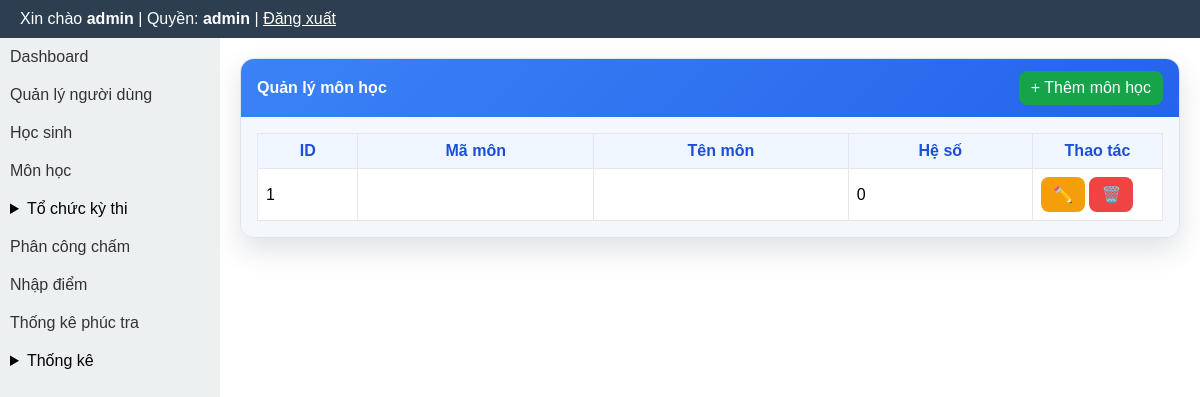
Page /modules/subjects/index.php (signed in) on the earlier database version.
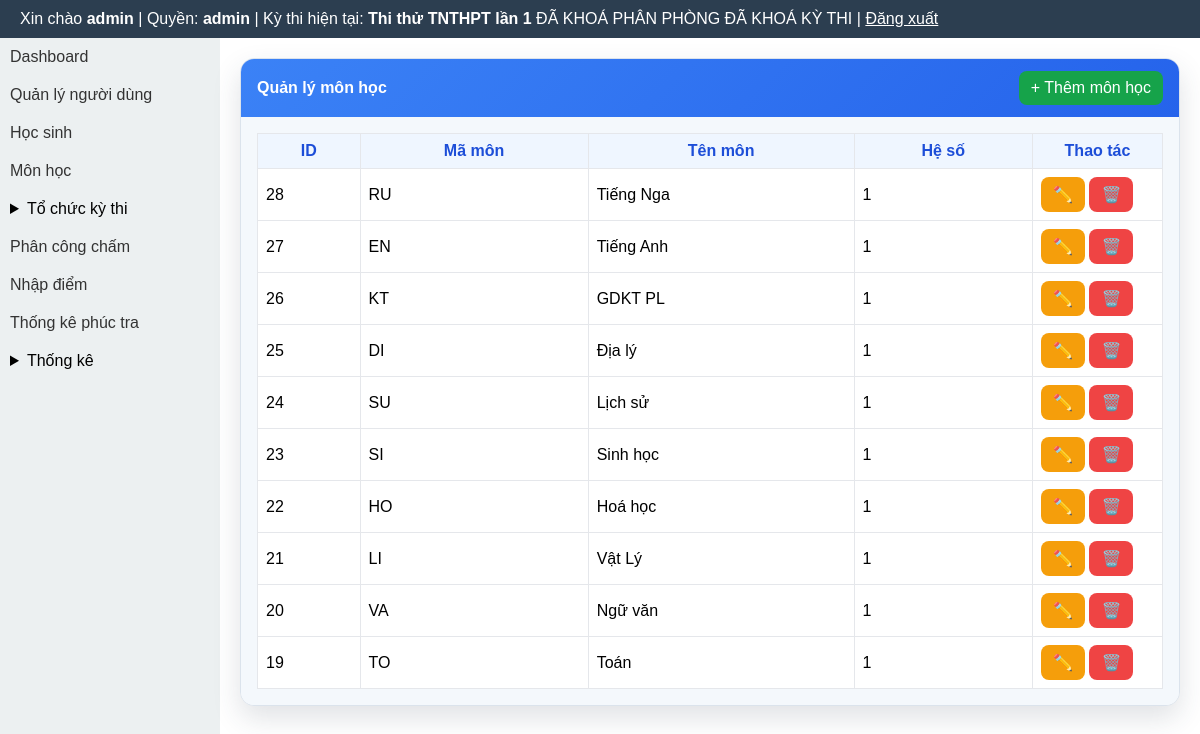
Same page on the later database version.
### tables this page shows
CREATE TABLE subjects (
  id INTEGER PRIMARY KEY AUTOINCREMENT,
  ma_mon TEXT UNIQUE,
  ten_mon TEXT,
  he_so REAL
);

CREATE TABLE exams (
  id INTEGER PRIMARY KEY AUTOINCREMENT,
  ten_ky_thi TEXT,
  nam INTEGER,
  ngay_thi TEXT
, is_default INTEGER DEFAULT 0, deleted_at TEXT, distribution_locked INTEGER DEFAULT 0, rooms_locked INTEGER DEFAULT 0, exam_locked INTEGER DEFAULT 0, scoring_closed INTEGER DEFAULT 0, exam_mode INTEGER DEFAULT 1, is_locked INTEGER DEFAULT 0, is_score_entry_locked INTEGER DEFAULT 0, is_score_published INTEGER DEFAULT 0, is_recheck_open INTEGER DEFAULT 0);

### layout/header.php (called while the page is built, shortened)
<?php
require_once BASE_PATH . '/templates/header.php';

### core/auth.php (called while the page is built, shortened)
<?php
function normalize_role(?string $role): string {
    $normalized = strtolower(trim((string) $role));
    return match ($normalized) {
        'score_entry', 'score-input', 'score_input', 'nhapdiem', 'nhap_diem' => 'scorer',
        'exam_manager', 'quanlythi', 'exam-manager' => 'organizer',
        default => $normalized,
    };
}
function current_user_role(): string {
    $sessionRole = $_SESSION['role'] ?? null;
    if (is_string($sessionRole) && trim($sessionRole) !== '') {
        return normalize_role($sessionRole);
    }
    $userRole = $_SESSION['user']['role'] ?? null;
    return normalize_role(is_string($userRole) ? $userRole : '');
}

### layout/sidebar.php (called while the page is built, shortened)
<?php
require_once BASE_PATH . '/templates/sidebar.php';

### layout/footer.php (called while the page is built, shortened)
<?php
require_once BASE_PATH . '/templates/footer.php';

### modules/exams/exam_context_helper.php (called while the page is built, shortened)
<?php
function ensureExamLockColumns(PDO $pdo): void
{
    $cols = array_column($pdo->query('PRAGMA table_info(exams)')->fetchAll(PDO::FETCH_ASSOC), 'name');
}
function getCurrentExam(): ?array
{
    global $pdo;
    $cols = array_column($pdo->query('PRAGMA table_info(exams)')->fetchAll(PDO::FETCH_ASSOC), 'name');
    $hasDeletedAt = in_array('deleted_at', $cols, true);
    $activeWhere = $hasDeletedAt ? '(deleted_at IS NULL OR trim(deleted_at) = "")' : '1=1';
    $defaultStmt = $pdo->query('SELECT * FROM exams WHERE ' . $activeWhere . ' AND is_default = 1 ORDER BY id DESC LIMIT 1');
    $defaultExam = $defaultStmt ? $defaultStmt->fetch(PDO::FETCH_ASSOC) : false;
    if (is_array($defaultExam)) {
        return $defaultExam;
    }
    $countStmt = $pdo->query('SELECT COUNT(*) FROM exams WHERE ' . $activeWhere);
    $activeCount = (int) ($countStmt ? $countStmt->fetchColumn() : 0);
    if ($activeCount !== 1) {
        return null;
    }
}
function getCurrentExamInfo(): ?array
{
    $exam = getCurrentExam();
    if (!$exam) {
        return null;
    }
    global $pdo;
    ensureExamLockColumns($pdo);
    return [
        'id' => (int) ($exam['id'] ?? 0),
        'ten_ky_thi' => (string) ($exam['ten_ky_thi'] ?? ''),
        'distribution_locked' => (int) ($exam['distribution_locked'] ?? 0),
        'rooms_locked' => (int) ($exam['rooms_locked'] ?? 0),
        'exam_locked' => (int) ($exam['exam_locked'] ?? 0),
    ];
}

### modules/subjects/index.php (the view, shortened to what this page needs)
<?php
require_once BASE_PATH . '/core/auth.php';
require_once BASE_PATH . '/core/db.php';
$stmt = $pdo->query('SELECT id, ma_mon, ten_mon, he_so FROM subjects ORDER BY id DESC');
$subjects = $stmt->fetchAll(PDO::FETCH_ASSOC);
require_once BASE_PATH . '/layout/header.php';
?>
<div class="subjects-layout">
    <?php require_once BASE_PATH . '/layout/sidebar.php'; ?>
    <div class="subjects-main">
        <div class="panel">
            <div class="panel-head">
                <strong>Quản lý môn học</strong>
                <a class="btn btn-success" href="<?= BASE_URL ?>/modules/subjects/create.php">+ Thêm môn học</a>
            </div>
            <div class="panel-body">
                <table>
                    <thead>
                        <tr>
                            <th>ID</th>
                            <th>Mã môn</th>
                            <th>Tên môn</th>
                            <th>Hệ số</th>
                            <th style="width:130px;">Thao tác</th>
                        </tr>
                    </thead>
                    <tbody>
                        <?php if (empty($subjects)): ?>
                            <tr><td colspan="5" style="text-align:center;">Chưa có môn học.</td></tr>
                        <?php else: ?>
                            <?php foreach ($subjects as $subject): ?>
                                <tr>
                                    <td><?= (int) $subject['id'] ?></td>
                                    <td><?= htmlspecialchars($subject['ma_mon'], ENT_QUOTES, 'UTF-8') ?></td>
                                    <td><?= htmlspecialchars($subject['ten_mon'], ENT_QUOTES, 'UTF-8') ?></td>
                                    <td><?= htmlspecialchars((string) $subject['he_so'], ENT_QUOTES, 'UTF-8') ?></td>
                                    <td>
                                        <a class="btn btn-warning" href="<?= BASE_URL ?>/modules/subjects/edit.php?id=<?= (int) $subject['id'] ?>" title="Sửa">✏️</a>
                                        <a class="btn btn-danger" href="<?= BASE_URL ?>/modules/subjects/delete.php?id=<?= (int) $subject['id'] ?>" title="Xóa">🗑️</a>
                                    </td>
                                </tr>
                            <?php endforeach; ?>
                        <?php endif; ?>
                    </tbody>
                </table>
            </div>
        </div>
    </div>
</div>
<?php require_once BASE_PATH . '/layout/footer.php'; ?>

### templates/header.php (shortened to what this page needs)
<?php
require_once BASE_PATH . '/core/auth.php';
$currentExamInfo = null;
$role = function_exists('current_user_role') ? current_user_role() : strtolower(trim((string) ($_SESSION['role'] ?? $_SESSION['user']['role'] ?? '')));
if (in_array($role, ['admin', 'organizer'], true)) {
    require_once BASE_PATH . '/core/db.php';
    require_once BASE_PATH . '/modules/exams/exam_context_helper.php';
    $currentExamInfo = getCurrentExamInfo();
}
$role = $role ?? (function_exists('current_user_role') ? current_user_role() : '');
$currentExamInfo = $currentExamInfo ?? null;
?>
<!DOCTYPE html>
<html lang="vi">
<head>
</head>
<body>
<div class="header">
    Xin chào <b><?= $_SESSION['user']['username'] ?></b>
    | Quyền: <b><?= htmlspecialchars((string) $role, ENT_QUOTES, 'UTF-8') ?></b>
    <?php if ($currentExamInfo !== null): ?>
        | Kỳ thi hiện tại: <b><?= htmlspecialchars((string) $currentExamInfo['ten_ky_thi'], ENT_QUOTES, 'UTF-8') ?></b>
        <?php if (($currentExamInfo['distribution_locked'] ?? 0) === 1 || ($currentExamInfo['rooms_locked'] ?? 0) === 1): ?>
            <span class="badge bg-danger">ĐÃ KHOÁ PHÂN PHÒNG</span>
        <?php endif; ?>
        <?php if (($currentExamInfo['exam_locked'] ?? 0) === 1): ?>
            <span class="badge bg-dark">ĐÃ KHOÁ KỲ THI</span>
        <?php endif; ?>
    <?php endif; ?>
    | <a href="<?= BASE_URL ?>/logout.php" style="color:#fff">Đăng xuất</a>
</div>

### templates/sidebar.php (shortened to what this page needs)
<div class="sidebar">
<ul>
<?php $role = function_exists('current_user_role') ? current_user_role() : strtolower(trim((string) ($_SESSION['role'] ?? $_SESSION['user']['role'] ?? ''))); ?>
<li><a href="<?= BASE_URL ?>/index.php">Dashboard</a></li>
<?php if ($role === 'admin'): ?>
    <li><a href="<?= BASE_URL ?>/modules/users/">Quản lý người dùng</a></li>
    <li><a href="<?= BASE_URL ?>/modules/students/">Học sinh</a></li>
    <li><a href="<?= BASE_URL ?>/modules/subjects/">Môn học</a></li>
<?php endif; ?>
<?php if (in_array($role, ['admin', 'organizer'], true)): ?>
<li>
    <details>
        <summary>Tổ chức kỳ thi</summary>
    </details>
</li>
<li><a href="<?= BASE_URL ?>/modules/exams/scoring_assignment.php">Phân công chấm</a></li>
<?php endif; ?>
<?php if (in_array($role, ['admin', 'organizer', 'scorer'], true)): ?>
    <li><a href="<?= BASE_URL ?>/modules/exams/scoring.php">Nhập điểm</a></li>
<?php endif; ?>
<?php if (in_array($role, ['admin', 'organizer'], true)): ?>
    <li><a href="<?= BASE_URL ?>/modules/exams/recheck_stats.php">Thống kê phúc tra</a></li>
<?php endif; ?>
<?php if (in_array($role, ['admin', 'organizer'], true)): ?>
<li>
    <details>
        <summary>Thống kê</summary>
    </details>
</li>
<?php endif; ?>
</ul>
</div>

### templates/footer.php
</body>
</html>

### templates/header.php (style rules this page uses)
* { box-sizing: border-box; }
body { margin:0; font-family: Arial; }
.header { background:#2c3e50; color:#fff; padding:10px 20px; }
.sidebar { width:220px; min-width:220px; background:#ecf0f1; min-height: calc(100vh - 44px); flex: 0 0 220px; }
.sidebar ul { list-style:none; padding:0; margin:0; }
.sidebar li { padding:10px; }
.sidebar li a { text-decoration:none; color:#333; display:block; }

### modules/subjects/index.php (style rules this page uses)
.subjects-layout { display:flex; align-items:stretch; width:100%; min-height:calc(100vh - 44px); }
.subjects-layout > .sidebar { flex:0 0 220px; width:220px; min-width:220px; }
.subjects-main { flex:1 1 auto; min-width:0; padding:20px; }
.panel { background:#fff; border:1px solid #dbe3ec; border-radius:14px; box-shadow:0 12px 28px rgba(44,62,80,.15); overflow:hidden; }
.panel-head { background:linear-gradient(135deg,#3b82f6,#2563eb); color:#fff; padding:12px 16px; display:flex; justify-content:space-between; align-items:center; }
.panel-body { background:#f4f8fc; padding:16px; }
.btn { display:inline-block; text-decoration:none; padding:8px 12px; border-radius:8px; color:#fff; border:none; cursor:pointer; }
.btn-success { background:#16a34a; }
.btn-warning { background:#f59e0b; }
.btn-danger { background:#ef4444; }
table { width:100%; border-collapse:collapse; background:#fff; }
th, td { border:1px solid #e5e7eb; padding:8px; }
th { background:#eff6ff; color:#1d4ed8; }

Differences in the rows shown:
removed subjects: id "1", he_so "0"
added exams: ten_ky_thi "Thi thử TNTHPT lần 1"
added subjects: id "28", ma_mon "RU", ten_mon "Tiếng Nga", he_so "1"
added subjects: id "27", ma_mon "EN", ten_mon "Tiếng Anh", he_so "1"
added subjects: id "26", ma_mon "KT", ten_mon "GDKT PL", he_so "1"
added subjects: id "25", ma_mon "DI", ten_mon "Địa lý", he_so "1"
added subjects: id "24", ma_mon "SU", ten_mon "Lịch sử", he_so "1"
added subjects: id "23", ma_mon "SI", ten_mon "Sinh học", he_so "1"
added subjects: id "22", ma_mon "HO", ten_mon "Hoá học", he_so "1"
added subjects: id "21", ma_mon "LI", ten_mon "Vật Lý", he_so "1"
added subjects: id "20", ma_mon "VA", ten_mon "Ngữ văn", he_so "1"
added subjects: id "19", ma_mon "TO", ten_mon "Toán", he_so "1"
Other differences:
text now shown: "| Kỳ thi hiện tại: ĐÃ KHOÁ PHÂN PHÒNG ĐÃ KHOÁ KỲ THI"
